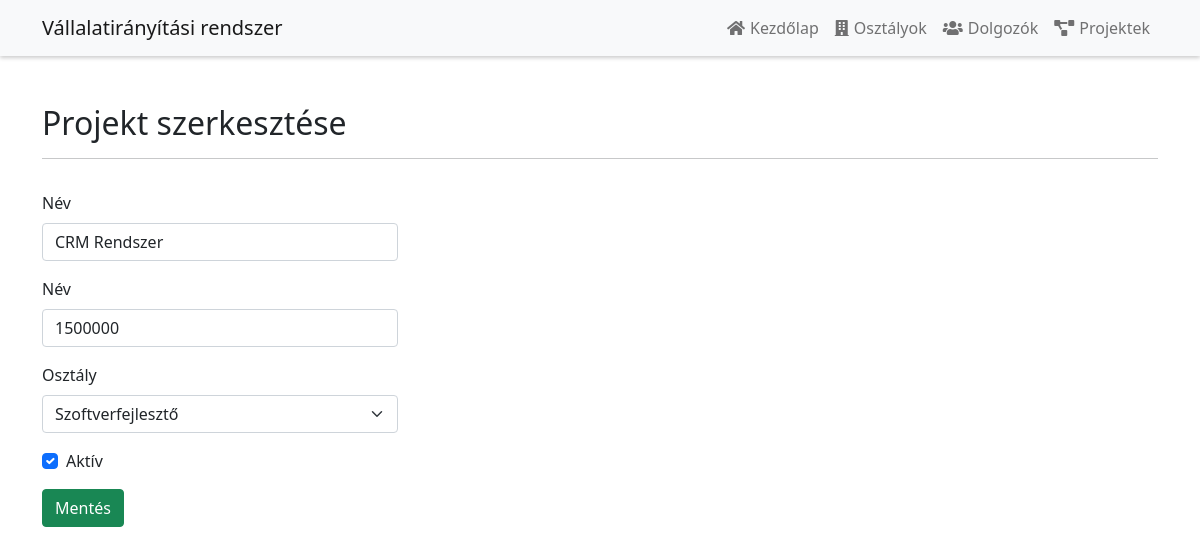
Page /edit_projekt.php?id=5 on the committed database.
### tables this page shows
CREATE TABLE `projekt` (
  `id` int(11) NOT NULL,
  `nev` varchar(40) NOT NULL,
  `ar` int(11) NOT NULL,
  `aktiv` tinyint(4) NOT NULL,
  `osztaly_id` int(11) DEFAULT NULL,
  `osztaly_nev` varchar(40) NOT NULL
);

CREATE TABLE `osztaly` (
  `id` int(11) NOT NULL,
  `nev` varchar(40) NOT NULL,
  `manager_id` int(11) DEFAULT NULL
);

### edit_projekt.php (the view, shortened to what this page needs)
<?php
include ('functions.php');
$pdo = pdo_connect_mysql();
if(isset($_GET['id'])){
    $osztalyok = $pdo->query("SELECT * FROM osztaly")->fetchAll(PDO::FETCH_ASSOC);
    $stmt = $pdo->prepare("SELECT * FROM projekt WhERE id = ?");
    $stmt->execute([$_GET["id"]]);
    $projekt = $stmt->fetch(PDO::FETCH_ASSOC);
}
?>
<?=template_header('Projekt szerkesztés')?>
<div class="container">
    <div class="row mt-5 mb-3">
        <div class="col-lg-12">
            <h2>Projekt szerkesztése</h2>
            <hr>
        </div>
    </div>
    <div class="row">
        <div class="col-lg-4">
            <form action="edit_projekt.php?id=<?= $_GET['id'] ?>" method="post">
                <div class="mb-3">
                    <label for="nev" class="form-label">Név</label>
                    <input type="text" name="nev" class="form-control" value="<?= $projekt['nev'] ?>" id="nev">
                </div>
                <div class="mb-3">
                    <label for="ar" class="form-label">Név</label>
                    <input type="text" name="ar" class="form-control" value="<?= $projekt['ar'] ?>" id="ar">
                </div>
                <?php if (!empty($osztalyok)): ?>
                    <div class="mb-3">
                        <label for="osztaly" class="form-label">Osztály</label>
                        <select class="form-select" id="neme" name="osztaly_id">
                            <?php foreach ($osztalyok as $osztaly): ?>
                                <option <?= ($osztaly['id'] == $projekt["osztaly_id"]) ? "selected" : "" ?>
                                        value="<?= $osztaly['id'] ?>"><?= $osztaly['nev'] ?></option>
                            <?php endforeach; ?>
                        </select>
                    </div>
                <?php endif; ?>
                <div class="form-check mb-3">
                    <input class="form-check-input" <?=$projekt['aktiv'] == 1 ? "checked" : ""?> type="checkbox" name="aktiv" value="" id="flexCheckIndeterminate">
                    <label class="form-check-label" for="flexCheckIndeterminate">
                        Aktív
                    </label>
                </div>
                <button type="submit" class="btn btn-success">Mentés</button>
            </form>
        </div>
    </div>
</div>
<?=template_footer()?>

### rows in the picture
projekt: nev "CRM Rendszer", ar "1500000", osztaly_id "Szoftverfejlesztő", aktiv "☑"
